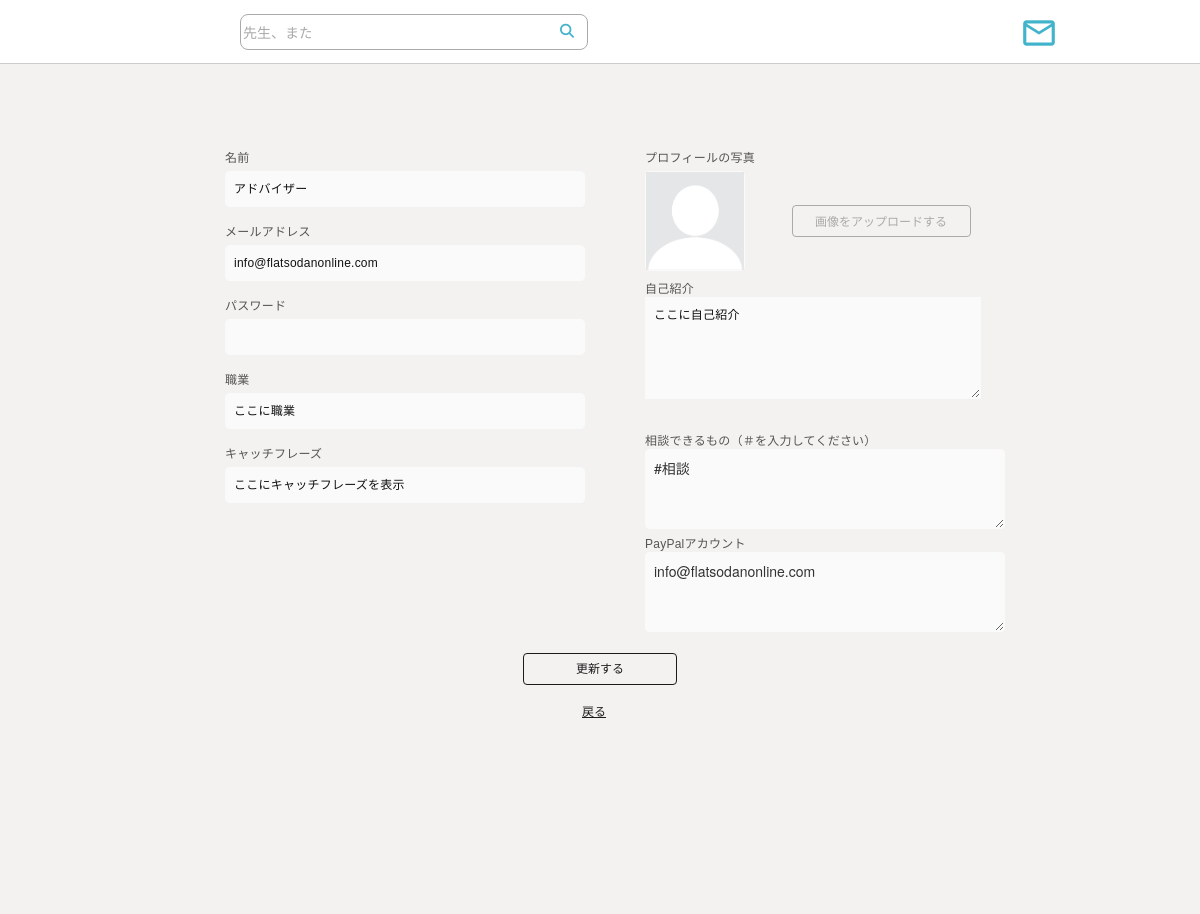
The app's page /edit_profile/92 (signed in), older data.
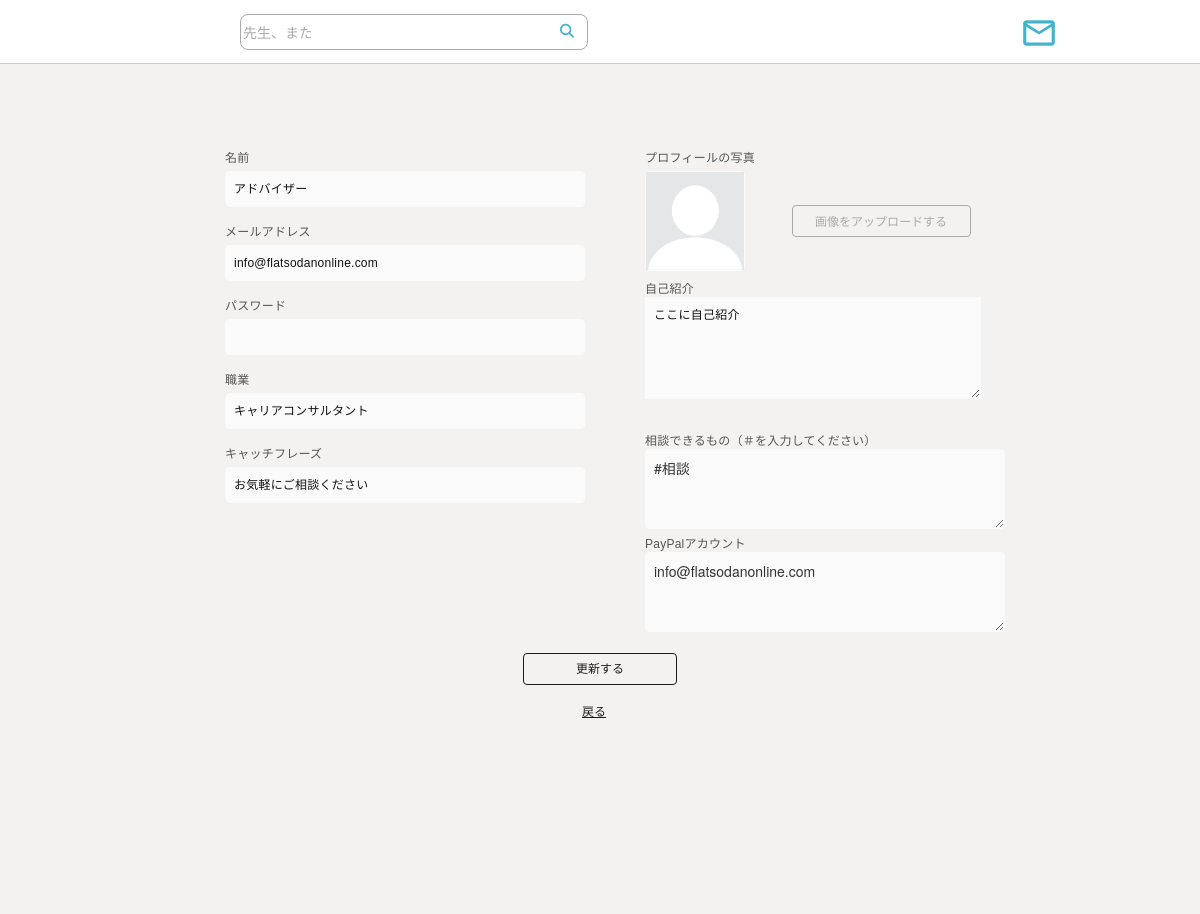
The same page, newer data.
### main/models.py (models this page shows)
class User(AbstractUser):
    Id = models.AutoField(primary_key=True)
    name = models.CharField(max_length=50)
    age = models.IntegerField(default=0)
    blocked = models.BooleanField(default=False)
    img = models.ImageField(upload_to='media', default='default.png')
    last_login = models.CharField(max_length = 30)
    email = models.EmailField()
    password = models.CharField(max_length=20)
    username = models.CharField(default=email, max_length=200, unique=True)
    intro_msg = models.CharField(max_length = 200)
    catch_phrase = models.CharField(max_length = 200)

class Instructor(User):
    what_you_can_ask_for = models.CharField(max_length = 200)
    field = models.CharField(max_length=100)
    number_of_ratings = models.IntegerField(default=0)
    total_ratings = models.IntegerField(default=0)
    rating = models.IntegerField(default=  0)
    paypal_account = models.CharField(max_length=500)

class User(AbstractUser):
    Id = models.AutoField(primary_key=True)
    name = models.CharField(max_length=50)
    age = models.IntegerField(default=0)
    blocked = models.BooleanField(default=False)
    img = models.ImageField(upload_to='media', default='default.png')
    last_login = models.CharField(max_length = 30)
    email = models.EmailField()
    password = models.CharField(max_length=20)
    username = models.CharField(default=email, max_length=200, unique=True)
    intro_msg = models.CharField(max_length = 200)
    catch_phrase = models.CharField(max_length = 200)

### main/views.py (the view, shortened to what this page needs)
# urls.py: url(r'^edit_profile/(?P<user_id>.+)', views.edit_profile, name="edit_profile"),
def edit_profile(request, user_id):
    print('url is : ', conf_settings.BASE_DIR)
    print('media:  ', conf_settings.MEDIA_ROOT)
    if not 'is_logged' in request.session.keys():
        messages.success(request, 'あなたが最初にログインする必要があります')
        return redirect('mylogin')
    logged_user = User.objects.get(username__exact=request.session['email'])
    user = Instructor.objects.get(pk=user_id)
    todays_session = get_starting_time(request)
    return render(request, 'edit_profile.html', {'user':user, 'logged_user':logged_user, 'todays_session': todays_session})

### main/views.py (called while the page is built)
def get_approved_date(wf):
    if wf.option1_approved:
        return wf.option1.split("|")[0].split("-")
    elif wf.option2_approved:
        return wf.option2.split("|")[0].split("-")
    elif wf.option3_approved:
        return wf.option3.split("|")[0].split("-")

### templates/edit_profile.html (shortened to what this page needs)
{% load static %}
<!DOCTYPE html>
<html lang="en">
<head>
    <link rel="stylesheet" href="https://stackpath.bootstrapcdn.com/bootstrap/4.5.0/css/bootstrap.min.css"
>
    <link rel="stylesheet" href="https://cdnjs.cloudflare.com/ajax/libs/font-awesome/4.7.0/css/font-awesome.min.css">
    <link rel="stylesheet" href="https://stackpath.bootstrapcdn.com/font-awesome/4.7.0/css/font-awesome.min.css"
>
    <link rel="stylesheet" href="https://maxcdn.bootstrapcdn.com/bootstrap/3.3.7/css/bootstrap.min.css">
    <link rel="stylesheet" href="{% static 'css/styles.css' %}">
    <link rel="stylesheet" href="{% static 'css/edit-profile.css' %}">
</head>
<body>
    {% include "navbar.html" %}
    <form class="needs-validation container" id="editProfileform" method="POST"
        action="{% url 'edit_profile' user.Id %}" enctype="multipart/form-data">
        <div class="column">
            <div class="d-flex flex-row something">
                <div>
                    <div class="info">
                        <label>
                            名前
                        </label>
                        <input type="text" class="inputText" id="Name" name="name" value="{{user.name}}">
                    </div>
                    <div class="info">
                        <label>
                            メールアドレス
                        </label>
                        <input type="email" id="email" name="email" value="{{user.email}}">
                    </div>
                    <div class="info">
                        <label>
                            パスワード
                        </label>
                        <input type="password" id="inputpassword" name="inputpassword" required>
                    </div>
                    <div class="info">
                        <label>
                            職業
                        </label>
                        <input type="text" class="inputText" id="profession" name="profession" value="{{user.field}}">
                    </div>
                    <div class="info">
                        <label>
                            キャッチフレーズ
                        </label>
                        <input type="text" class="inputText" id="catchPhrase" name="catch_phrase"
                            value="{{user.catch_phrase}}">
                    </div>
                </div>
                <div class="column">
                    <div class="area-thumbnail">
                        <label>プロフィールの写真
                        </label>
                        <div class="d-flex flex-row mt-2">
                            <div class="image-container" id="image-container">
                                <img src="{{MEDIA_URL}}/media/{{user.img}}" class="personal_image w-100 h-100">
                            </div>
                            <label class="input-file">
                                <p class="input-file-text">画像をアップロードする</p>
                            </label>
                        </div>
                    </div>
                    <div class="area-intro">
                        <label>自己紹介
                            </label>
                        <textarea name="self-introduction">{{user.intro_msg}}</textarea>
                    </div>
                    <div class="area-intro2">
                        <label>相談できるもの（＃を入力してください）</label>
                        <textarea name="what_you_can_ask_for">{{user.what_you_can_ask_for}}</textarea>
                    </div>
                    <div class="area-intro2">
                        <label>PayPalアカウント</label>
                        <textarea name="paypal_account">{{user.paypal_account}}</textarea>
                    </div>
                </div>
            </div>
            <div class="d-flex flex-column">
                <button type="submit" id="update-profile"><span class="btn-text">更新する</span>
                    </button>
                <a href="{% url 'profile' user.Id %}" class="go-back-a">戻る
                    </a>
            </div>
        </div>
    </form>
</body>
</html>

Row changes from the older to the newer data that the page shows:
changed User "アドバイザー": catch_phrase "ここにキャッチフレーズを表示" → "お気軽にご相談ください"
changed Instructor "#相談": profession "ここに職業" → "キャリアコンサルタント"
